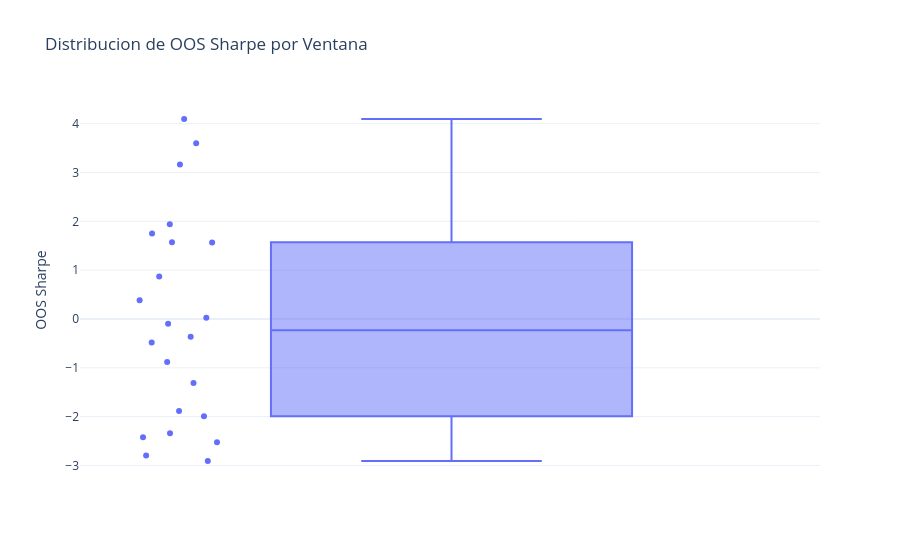

The cell this chart's notebook holds for it:
### Code cell
# Visualizacion compacta de estabilidad de parametros
freq_fast = wf_results['best_fast'].value_counts().rename_axis('best_fast').reset_index(name='count')
freq_slow = wf_results['best_slow'].value_counts().rename_axis('best_slow').reset_index(name='count')

display(freq_fast.head(10))
display(freq_slow.head(10))

fig_oos = px.box(
    wf_results,
    y='oos_sharpe',
    points='all',
    title='Distribucion de OOS Sharpe por Ventana'
    )
fig_oos.update_layout(template='plotly_white', yaxis_title='OOS Sharpe')
fig_oos.show()

print('Comentario interpretativo:')
print('- Una distribucion OOS muy dispersa implica sensibilidad al regimen de mercado.')
print('- Parametros dominantes en frecuencia pueden usarse como punto de partida para un set parsimonioso.')

### Figure 1 — Plotly figure (JSON) as saved in the notebook; plotly's stock layout.template omitted (floating-point values rounded to 4 significant figures)
{"data": [{"alignmentgroup": "True", "boxpoints": "all", "hovertemplate": "oos_sharpe=%{y}<extra></extra>", "legendgroup": "", "marker": {"color": "#636efa"}, "name": "", "notched": false, "offsetgroup": "", "orientation": "v", "showlegend": false, "type": "box", "x0": " ", "xaxis": "x", "y": [0.3853, -0.8806, -2.42, Infinity, Infinity, Infinity, -1.883, -2.524, -0.3652, 3.601, 3.165, -2.339, 1.75, -0.481, -1.993, Infinity, Infinity, Infinity, Infinity, -1.312, 4.097, 1.572, -0.09915, -2.908, 0.02689, -2.797, 0.8727, 1.943, 1.568], "y0": " ", "yaxis": "y"}], "layout": {"boxmode": "group", "legend": {"tracegroupgap": 0}, "title": {"text": "Distribucion de OOS Sharpe por Ventana"}, "xaxis": {"anchor": "y", "domain": [0, 1]}, "yaxis": {"anchor": "x", "domain": [0, 1], "title": {"text": "OOS Sharpe"}}}}
